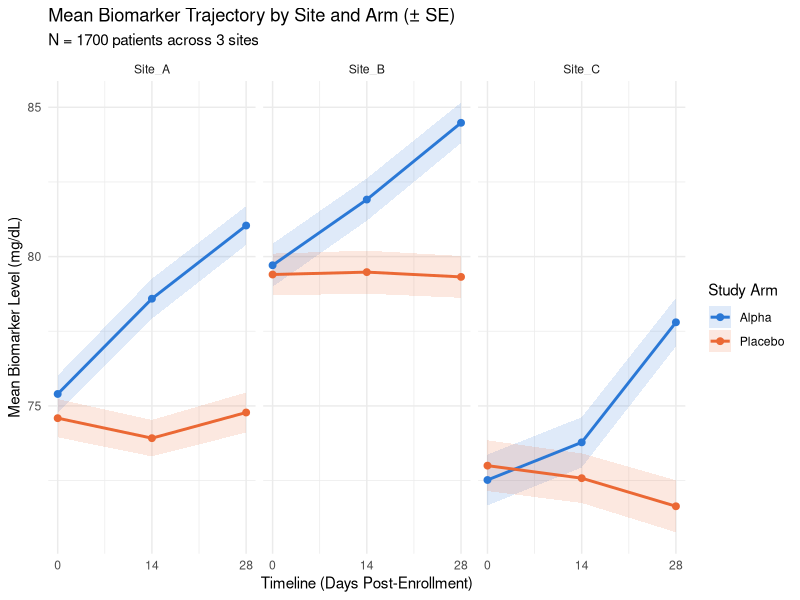
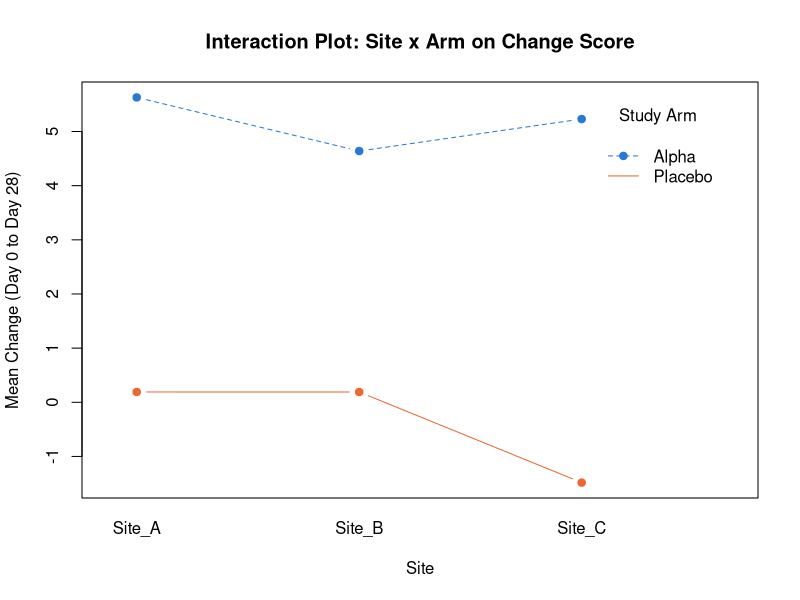

These charts were generated, in order, by the following R code:
## ---- chunk 1
library(ggplot2)
## ---- chunk 2
days_elapsed <- seq(from = 0, to = 28, by = 14)
labs         <- paste("Day_", days_elapsed, sep = "") # "Day_0" "Day_14" "Day_28"

sites      <- c("Site_A", "Site_B", "Site_C")
site_sizes <- c(700, 600, 400)                # unequal enrollment across sites
n_patients <- sum(site_sizes)                 # 1700

# Site assignment: blocked by site, in enrollment order (deterministic, like
# the original script's rep()-based arm assignment -- no randomization needed
# here, since set.seed() below governs only the simulated lab values).
patient_sites <- rep(sites, times = site_sizes)

# Arm assignment: ~1:1 within EACH site (stratified by site), same rep()
# pattern the original script used for its single 20/19 split.
patient_groups <- unlist(mapply(
  function(sz) rep(c("Alpha", "Placebo"), times = c(ceiling(sz / 2), floor(sz / 2))),
  site_sizes, SIMPLIFY = FALSE
))

patient_ids <- paste("PT_", 1:n_patients, sep = "")

cat("Enrollment by site and arm:\n")
print(table(Site = patient_sites, Arm = patient_groups))
## ---- chunk 3
set.seed(123)

# Per-site baseline offset -- a real, systematic difference between sites
# (different equipment/population), NOT a treatment effect. This is exactly
# the kind of confound a pooled, site-blind t-test cannot see.
site_effect <- c(Site_A = 0, Site_B = 4, Site_C = -3)

# Real (modest) treatment effect for Alpha, absent in Placebo -- a flat
# placebo arm with a genuinely improving Alpha arm is what an actual trial
# figure looks like. Effect builds in gradually (half at Day_14, full by
# Day_28) rather than jumping instantly, and it's on top of per-patient
# noise (sd=12) so individual trajectories still look organic -- only the
# arm MEANS clearly separate, which is exactly why Step 7 aggregates.
day_effect     <- c(Day_0 = 0, Day_14 = 3, Day_28 = 6)
arm_multiplier <- ifelse(patient_groups == "Alpha", 1, 0)   # 1 = Alpha, 0 = Placebo
treatment_effect <- outer(arm_multiplier, day_effect)       # n_patients x 3

raw_values <- rnorm(n = n_patients * 3, mean = 75, sd = 12)
lab_matrix <- matrix(raw_values, nrow = n_patients, ncol = 3)
lab_matrix <- lab_matrix + site_effect[patient_sites]        # recycles down each column, i.e. per patient row
lab_matrix <- lab_matrix + treatment_effect

rownames(lab_matrix) <- patient_ids
colnames(lab_matrix) <- labs

# Missingness scaled up from the original's illustrative 2 NA + 1 NaN out of
# 117 cells to the same rough rate across 5100 cells (1700 x 3).
na_count  <- round(0.02  * length(lab_matrix))   # ~2% MCAR missingness
nan_count <- round(0.005 * length(lab_matrix))   # ~0.5% instrument glitches

na_idx  <- sample(seq_along(lab_matrix), na_count)
nan_idx <- sample(setdiff(seq_along(lab_matrix), na_idx), nan_count)

lab_matrix[na_idx]  <- NA
lab_matrix[nan_idx] <- 0 / 0   # NaN: simulated instrument glitch
## ---- chunk 4
print("--- DATA QUALITY REPORT ---")

total_gaps <- sum(is.na(lab_matrix))          # is.na() catches NA AND NaN
print(paste("Total corrupted/missing values found:", total_gaps))

nan_count_found <- sum(is.nan(lab_matrix))    # NaN specifically
print(paste("Mathematical NaN anomalies detected:", nan_count_found))

print("Missing values tallied by visit day:")
print(colSums(is.na(lab_matrix)))

print("Missing values tallied by site:")
print(tapply(rowSums(is.na(lab_matrix)), patient_sites, sum))
## ---- chunk 5
patient_df <- as.data.frame(lab_matrix)
patient_df$Patient_ID <- rownames(lab_matrix)
patient_df$Site       <- factor(patient_sites, levels = sites)
patient_df$Study_Arm  <- factor(patient_groups, levels = c("Alpha", "Placebo"))
patient_df <- patient_df[, c("Patient_ID", "Site", "Study_Arm", "Day_0", "Day_14", "Day_28")]
## ---- chunk 6
long_df <- do.call(rbind, lapply(labs, function(v) {
  data.frame(Visit = v, Site = patient_df$Site, Study_Arm = patient_df$Study_Arm,
             Value = patient_df[[v]])
}))
long_df$Visit <- factor(long_df$Visit, levels = labs)

stat_fun <- function(x) c(Mean = mean(x, na.rm = TRUE), SD = sd(x, na.rm = TRUE), N = sum(!is.na(x)))

summary_tbl <- aggregate(Value ~ Visit + Site + Study_Arm, data = long_df, FUN = stat_fun)
summary_tbl <- do.call(data.frame, summary_tbl)
names(summary_tbl) <- c("Visit", "Site", "Study_Arm", "Mean", "SD", "N")
summary_tbl$Mean <- round(summary_tbl$Mean, 2)
summary_tbl$SD   <- round(summary_tbl$SD, 2)
summary_tbl$SE   <- round(summary_tbl$SD / sqrt(summary_tbl$N), 2)
summary_tbl <- summary_tbl[order(summary_tbl$Visit, summary_tbl$Site, summary_tbl$Study_Arm), ]

cat("\n--- PER-SITE, PER-ARM SUMMARY (mean, SD, SE, n complete) ---\n")
print(summary_tbl, row.names = FALSE)
## ---- chunk 7
# A patient only contributes if BOTH Day_0 and Day_28 are present (paired design).
patient_df$Change_D0_D28 <- patient_df$Day_28 - patient_df$Day_0
complete_change <- patient_df[!is.na(patient_df$Change_D0_D28), ]

cat(sprintf("\nPatients with complete Day_0/Day_28 pair: %d of %d\n",
            nrow(complete_change), nrow(patient_df)))

naive_test <- t.test(Change_D0_D28 ~ Study_Arm, data = complete_change)
cat("\n--- NAIVE (SITE-BLIND) ALPHA vs PLACEBO: Welch t-test ---\n")
print(naive_test)

# Site-adjusted model: does the arm effect survive once Site is accounted for?
adjusted_fit <- lm(Change_D0_D28 ~ Study_Arm + Site, data = complete_change)
cat("\n--- SITE-ADJUSTED MODEL: Change ~ Study_Arm + Site ---\n")
print(summary(adjusted_fit))

# Interaction check: is the arm effect consistent ACROSS sites, or does it
# differ by site (i.e. does treatment work differently at different sites)?
interaction_fit <- lm(Change_D0_D28 ~ Study_Arm * Site, data = complete_change)
cat("\n--- DOES THE ARM EFFECT VARY BY SITE? (nested model F-test) ---\n")
print(anova(adjusted_fit, interaction_fit))
cat("A non-significant F-test here means the additive model (no interaction)\n")
cat("is not rejected -- the arm effect is consistent across sites, so the\n")
cat("simpler Site-adjusted model above is the one to report.\n")
## ---- chunk 8
arm_colors <- c(Alpha = "#2a78d6", Placebo = "#eb6834")   # validated categorical pair

summary_tbl$Day <- as.numeric(sub("Day_", "", summary_tbl$Visit))

print(
  ggplot(summary_tbl, aes(x = Day, y = Mean, color = Study_Arm, fill = Study_Arm)) +
    geom_ribbon(aes(ymin = Mean - SE, ymax = Mean + SE), alpha = 0.15, color = NA) +
    geom_line(linewidth = 1) +
    geom_point(size = 2) +
    facet_wrap(~ Site) +
    scale_color_manual(values = arm_colors) +
    scale_fill_manual(values = arm_colors) +
    scale_x_continuous(breaks = days_elapsed) +
    labs(title = "Mean Biomarker Trajectory by Site and Arm (± SE)",
         subtitle = paste0("N = ", n_patients, " patients across ", length(sites), " sites"),
         x = "Timeline (Days Post-Enrollment)", y = "Mean Biomarker Level (mg/dL)",
         color = "Study Arm", fill = "Study Arm") +
    theme_minimal()
)

interaction.plot(
  x.factor = complete_change$Site, trace.factor = complete_change$Study_Arm,
  response = complete_change$Change_D0_D28, fun = mean, type = "b", pch = 19,
  col = arm_colors[c("Alpha", "Placebo")],
  xlab = "Site", ylab = "Mean Change (Day 0 to Day 28)", trace.label = "Study Arm",
  main = "Interaction Plot: Site x Arm on Change Score"
)
## ---- chunk 9
write.csv(patient_df, file = "clinical_trial_data_3site.csv", row.names = FALSE)

print("--- PIPELINE COMPLETED ---")
print(paste("CSV file successfully saved to active directory:", getwd()))
